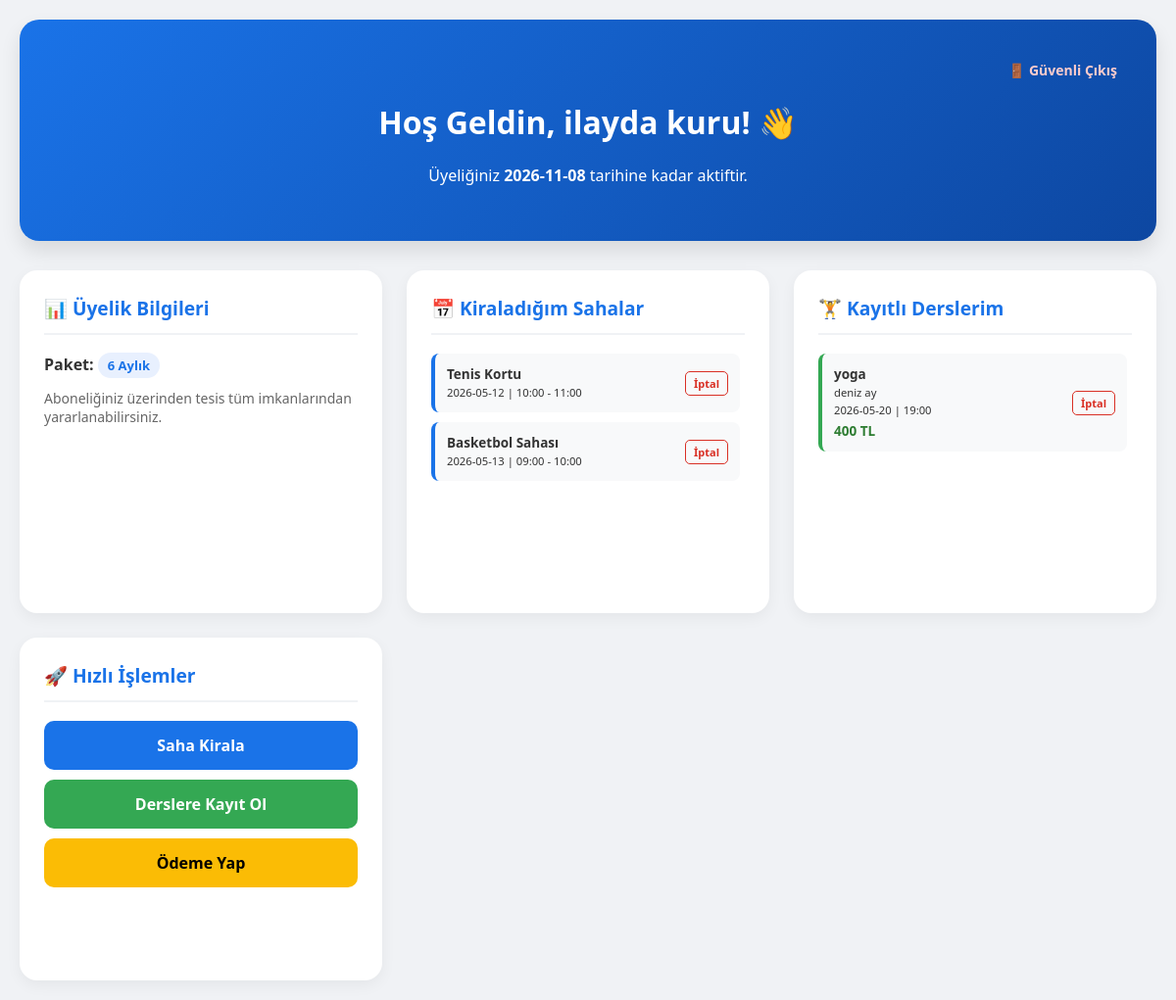
The app's page /uye-paneli/6 with its own data.
### tables this page shows
CREATE TABLE "Uyeler" (
	"Id"	INTEGER UNIQUE,
	"Isim"	TEXT,
	"Soyisim"	TEXT,
	"Telefon"	TEXT,
	"Secili_Paket"	INTEGER,
	"Baslangic_Tarihi"	TEXT,
	"Bitis_Tarihi"	TEXT,
	"Alinan_Ders"	TEXT,
	"Hoca_Adi"	TEXT,
	"Kiralanan_Saha"	TEXT,
	"Saha_Tarih_Saat"	TEXT,
	"Sifre"	TEXT,
	"Odeme_Durumu"	TEXT,
	PRIMARY KEY("Id" AUTOINCREMENT)
);

CREATE TABLE "SahaKiralama" (
	"Id"	INTEGER UNIQUE,
	"Uye_Id"	INTEGER,
	"Saha_Tipi"	TEXT,
	"Tarih"	TEXT,
	"Saat"	TEXT,
	PRIMARY KEY("Id" AUTOINCREMENT)
);

CREATE TABLE "Dersler" (
	"Id"	INTEGER UNIQUE,
	"Ders_Adi"	TEXT,
	"Hoca_Adi"	TEXT,
	"Ucret"	INTEGER,
	"Ders_Tarihi"	TEXT,
	"Ders_Saati"	TEXT,
	"Kontenjan"	INTEGER,
	PRIMARY KEY("Id" AUTOINCREMENT)
);

### spor_tesisi.py (the view)
@app.route('/uye-paneli/<int:id>')
def uye_paneli_ac(id):
    try:
        conn = get_db_connection()
        uye = conn.execute('SELECT * FROM Uyeler WHERE Id = ?', (id,)).fetchone()
        kiralamalar = conn.execute('SELECT * FROM SahaKiralama WHERE Uye_Id = ?', (id,)).fetchall()
        kayitli_dersler = conn.execute('''
            SELECT dk.Id as Kayit_Id, d.Ders_Adi, d.Hoca_Adi, d.Ders_Saati, d.Ders_Tarihi, d.Ucret
            FROM DersKayitlari dk
            JOIN Dersler d ON dk.Ders_Id = d.Id
            WHERE dk.Uye_Id = ?
        ''', (id,)).fetchall()
        conn.close()
        return render_template('uye_paneli.html',
                               uye=uye,
                               kiralamalar=kiralamalar,
                               kayitli_dersler=kayitli_dersler)
    except Exception as e:
        return f"Panel yüklenirken hata oluştu: {e}"

### spor_tesisi.py (called while the page is built)
def get_db_connection():
    conn = sqlite3.connect('spor_salonu.db')
    conn.row_factory = sqlite3.Row
    return conn

### templates/uye_paneli.html (shortened to what this page needs)
<!DOCTYPE html>
<html lang="tr">
<head>
</head>
<body>
    <div class="welcome-header">
        <div style="text-align: right;">
            <a href="/logout" style="color: #ffcccc; text-decoration: none; font-weight: bold; font-size: 14px;">🚪 Güvenli Çıkış</a>
        </div>
        <h1>Hoş Geldin, {{ uye['Isim'] }} {{ uye['Soyisim'] }}! 👋</h1>
        <p>Üyeliğiniz <b>{{ uye['Bitis_Tarihi'] }}</b> tarihine kadar aktiftir.</p>
    </div>
    <div class="panel-grid">
        <div class="card">
            <div>
                <h3>📊 Üyelik Bilgileri</h3>
                <div style="margin-bottom: 10px;"><b>Paket:</b> <span class="status-badge">{{ uye['Secili_Paket'] }}</span></div>
                <p style="font-size: 14px; color: #666;">Aboneliğiniz üzerinden tesis tüm imkanlarından yararlanabilirsiniz.</p>
            </div>
        </div>
        <div class="card">
            <div>
                <h3>📅 Kiraladığım Sahalar</h3>
                <div class="scroll-area">
                    {% for kira in kiralamalar %}
                    <div class="list-item rental-item">
                        <div>
                            <b>{{ kira['Saha_Tipi'] }}</b> <br>
                            <small>{{ kira['Tarih'] }} | {{ kira['Saat'] }}</small>
                        </div>
                        <a href="/kiralama-iptal/{{ kira['Id'] }}/{{ uye['Id'] }}" class="btn-mini-iptal" onclick="return confirm('İptal edilsin mi?')">İptal</a>
                    </div>
                    {% else %}
                    <p style="color: #888; font-size: 13px;">Kayıtlı saha bulunamadı.</p>
                    {% endfor %}
                </div>
            </div>
        </div>
        <div class="card">
            <div>
                <h3>🏋️ Kayıtlı Derslerim</h3>
                <div class="scroll-area">
                    {% for ders in kayitli_dersler %}
                    <div class="list-item lesson-item">
                        <div>
                            <b>{{ ders['Ders_Adi'] }}</b> <br>
                            <small>{{ ders['Hoca_Adi'] }}</small> <br>
                            <small>{{ ders['Ders_Tarihi'] }} | {{ ders['Ders_Saati'] }}</small>
                            <span class="price-tag">{{ ders['Ucret'] }} TL</span>
                        </div>
                        <a href="/ders-iptal/{{ ders['Kayit_Id'] }}/{{ uye['Id'] }}" class="btn-mini-iptal" onclick="return confirm('İptal edilsin mi?')">İptal</a>
                    </div>
                    {% else %}
                    <p style="color: #888; font-size: 13px;">Henüz dersiniz yok.</p>
                    {% endfor %}
                </div>
            </div>
        </div>
        <div class="card">
            <div>
                <h3>🚀 Hızlı İşlemler</h3>
                <a href="/uye-paneli/saha-kirala/{{ uye['Id'] }}" class="btn btn-hizmet">Saha Kirala</a>
                <a href="/uye-paneli/ders-kayit/{{ uye['Id'] }}" class="btn btn-ders">Derslere Kayıt Ol</a>
                <a href="/uye-paneli/odeme/{{ uye['Id'] }}" class="btn btn-odeme">Ödeme Yap</a>
            </div>
        </div>
    </div>
</body>
</html>

### templates/uye_paneli.html (style rules this page uses)
body { font-family: 'Segoe UI', Tahoma, Geneva, Verdana, sans-serif; background: #f0f2f5; margin: 0; padding: 20px; color: #333; }
.welcome-header { background: linear-gradient(135deg, #1a73e8, #0d47a1); color: white; padding: 40px; border-radius: 20px; text-align: center; margin-bottom: 30px; box-shadow: 0 10px 20px rgba(0,0,0,0.1); }
.panel-grid { display: grid; grid-template-columns: repeat(auto-fit, minmax(280px, 1fr)); gap: 25px; max-width: 1200px; margin: auto; }
.card { background: white; padding: 25px; border-radius: 18px; box-shadow: 0 5px 15px rgba(0,0,0,0.05); transition: transform 0.3s; display: flex; flex-direction: column; justify-content: space-between; min-height: 300px; }
h3 { color: #1a73e8; border-bottom: 2px solid #f0f2f5; padding-bottom: 12px; margin-top: 0; font-size: 1.2rem; }
.list-item { background: #f8f9fa; padding: 12px; border-radius: 8px; margin-bottom: 10px; font-size: 13.5px; display: flex; justify-content: space-between; align-items: center; }
.rental-item { border-left: 4px solid #1a73e8; }
.lesson-item { border-left: 4px solid #34a853; }
.price-tag { color: #2e7d32; font-weight: bold; display: block; margin-top: 4px; }
.btn-mini-iptal { color: #d93025; text-decoration: none; font-size: 11px; font-weight: bold; padding: 4px 8px; border: 1px solid #d93025; border-radius: 5px; transition: 0.2s; }
.btn { display: block; width: 100%; padding: 14px; text-align: center; border-radius: 10px; text-decoration: none; font-weight: bold; margin-top: 10px; transition: 0.3s; box-sizing: border-box; }
.btn-odeme { background: #fbbc05; color: #000; }
.btn-hizmet { background: #1a73e8; color: white; }
.btn-ders { background: #34a853; color: white; }
.status-badge { background: #e8f0fe; color: #1a73e8; padding: 4px 10px; border-radius: 20px; font-size: 13px; font-weight: bold; }
.scroll-area { max-height: 200px; overflow-y: auto; padding-right: 5px; }

### records on screen
Uyeler: Isim "ilayda", Soyisim "kuru", Bitis_Tarihi "2026-11-08", Secili_Paket "6 Aylık"
SahaKiralama: Saha_Tipi "Tenis Kortu", Tarih "2026-05-12", Saat "10:00 - 11:00"
SahaKiralama: Saha_Tipi "Basketbol Sahası", Tarih "2026-05-13", Saat "09:00 - 10:00"
Dersler: Ders_Adi "yoga", Hoca_Adi "deniz ay", Ders_Tarihi "2026-05-20", Ders_Saati "19:00", Ucret "400"
